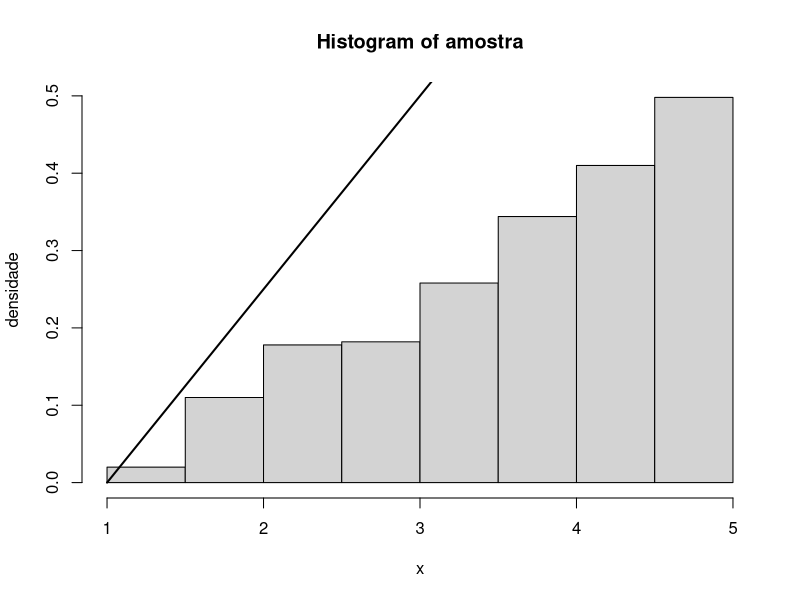

Write R code to recreate this figure.
gerarAmostra <- function(nsamples){
    u <- runif(nsamples)
    resp <- 4 * (u^(1/2)) +1  # a inversa é obtida integrando f(x)dx e igualando a u, depois isolando x.
    return (resp)
}


nsamples <- 1000
amostra <- gerarAmostra(nsamples)

hist(
    amostra,
    probability = TRUE,
    xlab = "x",
    ylab = "densidade")

curve(
    1/4 * (x-1),
    xlab = " x",
    ylab = "",
    add = TRUE,
    lwd = 2

)
